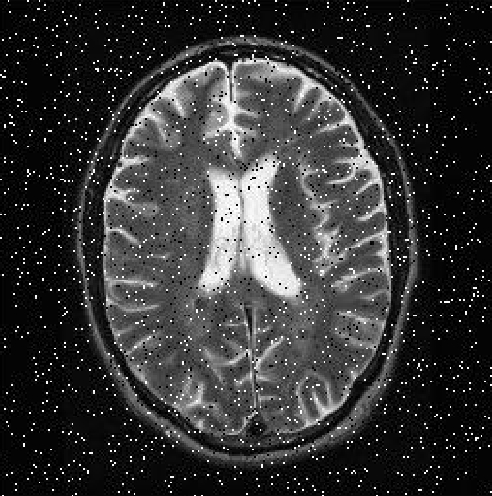
#> input picture ah.png, 492 x 496 px
$ python 'unsharp masking dan filter laplacian domain frekuensi.py'
#> lines starting #> are read from the running program, lines starting #| are printed output that depends on the picture
import cv2
import numpy as np
from matplotlib import pyplot as plt

# Load image
img = cv2.imread('ah.png', 0)
#> img is the input picture: shape (496, 492); min 0, max 255, mean 52.9

# Apply Fourier Transform to the image
f = np.fft.fft2(img)
fshift = np.fft.fftshift(f)

# Define Laplacian filter in frequency domain
rows, cols = img.shape
#> rows = 496; cols = 492
crow, ccol = int(rows/2), int(cols/2)
#> crow = 248; ccol = 246
mask = np.zeros((rows, cols), np.uint8)
mask[crow-1:crow+2, ccol-1:ccol+2] = np.array([[0, 1, 0],
                                                 [1, -4, 1],
                                                 [0, 1, 0]], np.uint8)
fshift_laplacian = fshift * mask

# Apply Inverse Fourier Transform to the Laplacian filtered image
f_laplacian = np.fft.ifftshift(fshift_laplacian)
img_laplacian = np.fft.ifft2(f_laplacian)
img_laplacian = np.abs(img_laplacian)
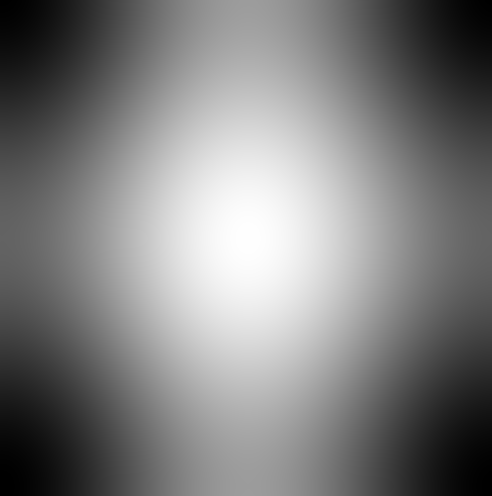
#> img_laplacian: shape (496, 492) float64; min 13264.2, max 13418.7, mean 13341.4; drawn with min black and max white

# Apply Unsharp Masking to the image
blurred = cv2.GaussianBlur(img, (5, 5), 0)
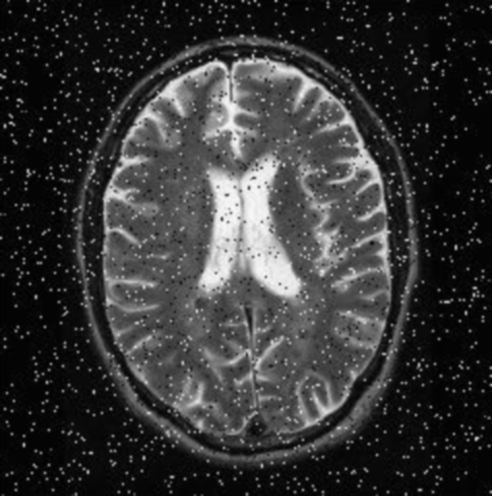
#> blurred: shape (496, 492); min 1, max 248, mean 52.9
unsharp_mask = cv2.addWeighted(img, 1.5, blurred, -0.5, 0)

# Display the original image, Laplacian filtered image, and Unsharp Masked image
plt.subplot(131), plt.imshow(img, cmap='gray')
plt.title('Original Image'), plt.xticks([]), plt.yticks([])
plt.subplot(132), plt.imshow(img_laplacian, cmap='gray')
plt.title('Laplacian Filtered Image'), plt.xticks([]), plt.yticks([])
plt.subplot(133), plt.imshow(unsharp_mask, cmap='gray')
plt.title('Unsharp Masked Image'), plt.xticks([]), plt.yticks([])
plt.show()
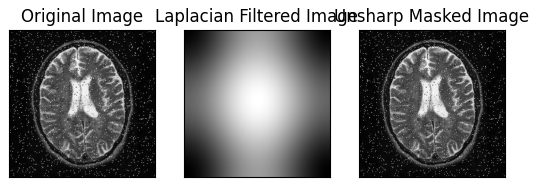
#> figure drawn by matplotlib, 3 panels
